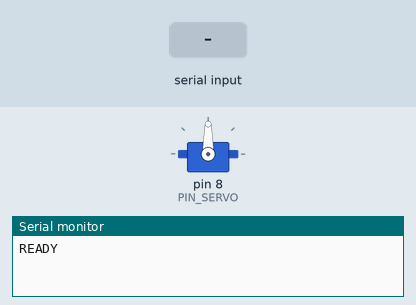
Recording of a sketch running on a simulated Arduino Mega 2560, built with avr-gcc and run on an emulated ATmega2560. On the bench: servo, the last lines printed to the serial monitor. The inputs (shaded band) are chosen by the test bench.

Above: at 1.2 s.
1.3 s: "ORGANICO\n" received over Serial
At 2.2 s:
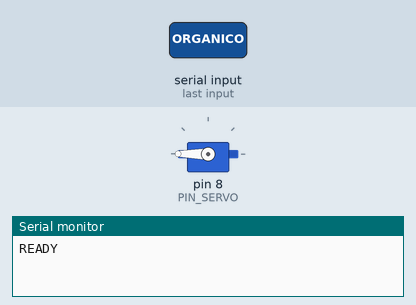
2.8 s: "INORGANICO\n" received over Serial
At 4.6 s:
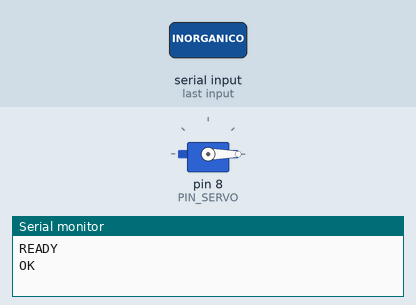
5.8 s: "VACIAR\n" received over Serial
At 8.0 s:
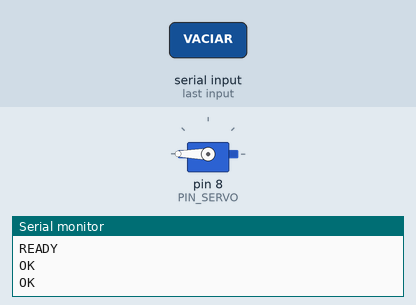
Timing chart, 0 to 16.8 s (numbered marks = the images above; inputs shaded):
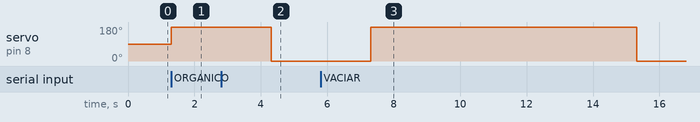

Measured:
- after the input at 1.3 s, servo on pin 8 (PIN_SERVO): 90° → 180° at once
- after the input at 2.8 s, servo on pin 8 (PIN_SERVO): 180° → 0° after 1.5 s
- after the input at 5.8 s, servo on pin 8 (PIN_SERVO): 0° → 180° after 1.5 s, → 0° 8.0 s later

The sketch:

clasificador_residuos.ino
```cpp
/*
  clasificador_residuos.ino
  Arduino Mega 2560 — Pin 8
  Sin sensor de distancia — la detección la hace Python por cámara.

  Comandos recibidos por Serial:
    PING       → "PONG"
    ORGANICO   → servo 180° → espera → 90° → "OK"
    INORGANICO → servo 0°   → espera → 90° → "OK"
    VACIAR     → servo 180° → espera → servo 0° → espera → 90° → "OK"
*/

#include <Servo.h>

// ─── CONFIGURACIÓN ───────────────────────────────────────────────
const int PIN_SERVO  = 8;
const int BAUDRATE   = 9600;

const int ANGULO_CENTRO     = 90;
const int ANGULO_ORGANICO   = 180;
const int ANGULO_INORGANICO = 0;
const int TIEMPO_ESPERA_MS  = 3000;  // Ajusta según tu tolva
const int TIEMPO_VACIADO_MS = 8000;  // Tiempo en cada extremo al vaciar

// ─── VARIABLES ───────────────────────────────────────────────────
Servo miServo;
String bufferSerial = "";

// ─── SETUP ───────────────────────────────────────────────────────
void setup() {
  Serial.begin(BAUDRATE);
  miServo.attach(PIN_SERVO);
  miServo.write(ANGULO_CENTRO);
  Serial.println("READY");
}

// ─── HELPERS ─────────────────────────────────────────────────────
void clasificar(int angulo) {
  miServo.write(angulo);
  delay(TIEMPO_ESPERA_MS);
  miServo.write(ANGULO_CENTRO);
  Serial.println("OK");
}

void vaciar() {
  miServo.write(ANGULO_ORGANICO);
  delay(TIEMPO_VACIADO_MS);
  miServo.write(ANGULO_INORGANICO);
  delay(TIEMPO_VACIADO_MS);
  miServo.write(ANGULO_CENTRO);
  Serial.println("OK");
}

void procesarComando(String cmd) {
  if      (cmd == "PING")       Serial.println("PONG");
  else if (cmd == "ORGANICO")   clasificar(ANGULO_ORGANICO);
  else if (cmd == "INORGANICO") clasificar(ANGULO_INORGANICO);
  else if (cmd == "VACIAR")     vaciar();
  else {
    Serial.print("ERROR:comando desconocido: ");
    Serial.println(cmd);
  }
}

// ─── LOOP ────────────────────────────────────────────────────────
void loop() {
  while (Serial.available() > 0) {
    char c = (char)Serial.read();
    if (c == '\n') {
      bufferSerial.trim();
      if (bufferSerial.length() > 0) procesarComando(bufferSerial);
      bufferSerial = "";
    } else {
      bufferSerial += c;
    }
  }
}
```
